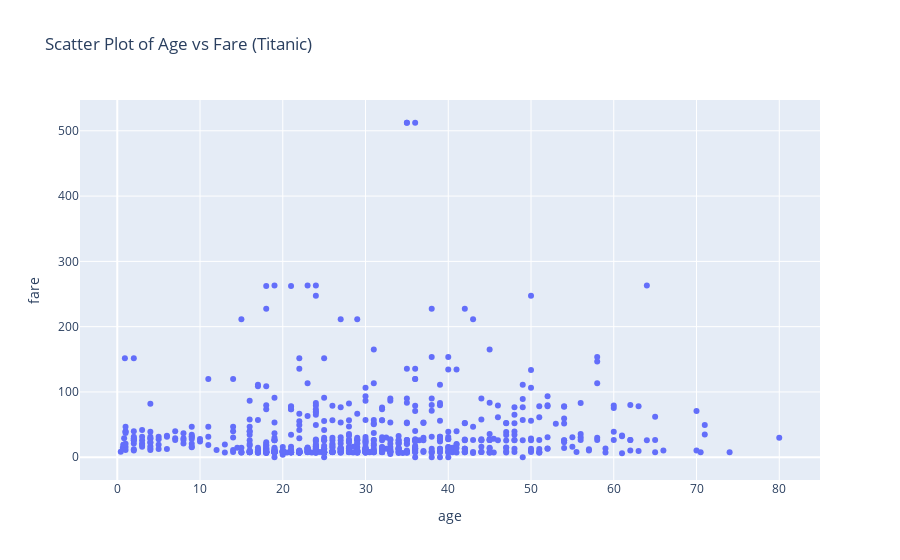

The cell this chart's notebook holds for it:
### Code cell
import seaborn as sns
import plotly.express as px

# Load dataset
titanic = sns.load_dataset("titanic")

# Scatter plot using Plotly
fig = px.scatter(titanic, x="age", y="fare", title="Scatter Plot of Age vs Fare (Titanic)")
fig.show()

### Figure 1 — Plotly figure (JSON) as saved in the notebook; plotly's stock layout.template omitted (floating-point values rounded to 4 significant figures; data arrays with more than 128 entries replaced by an {"elided": "..."} marker saying what was removed)
{"data": [{"hovertemplate": "age=%{x}<br>fare=%{y}<extra></extra>", "legendgroup": "", "marker": {"color": "#636efa", "symbol": "circle"}, "mode": "markers", "name": "", "orientation": "v", "showlegend": false, "type": "scatter", "x": {"elided": "891 float values"}, "xaxis": "x", "y": {"elided": "891 float values"}, "yaxis": "y"}], "layout": {"legend": {"tracegroupgap": 0}, "title": {"text": "Scatter Plot of Age vs Fare (Titanic)"}, "xaxis": {"anchor": "y", "domain": [0, 1], "title": {"text": "age"}}, "yaxis": {"anchor": "x", "domain": [0, 1], "title": {"text": "fare"}}}}
